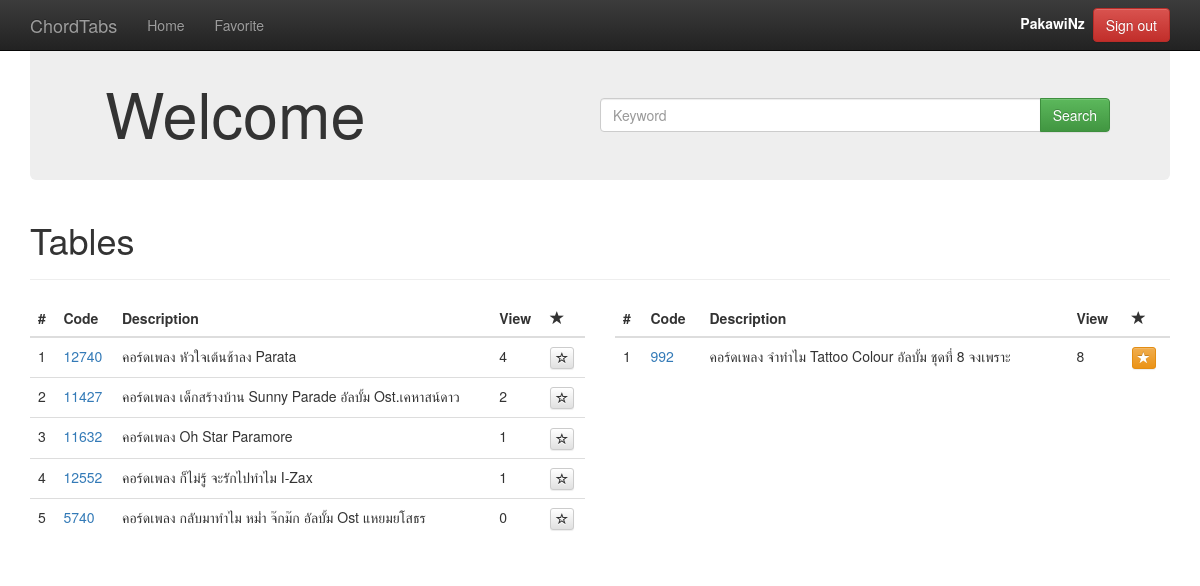
Screenshot of / (signed in) with the database file from the repository.
### viewer/models.py (models this page shows)
class User(models.Model):
	id = models.AutoField(primary_key=True)
	username = models.EmailField(unique=True,max_length=50)
	password = models.CharField(max_length=50)
	displayname = models.CharField(max_length=50)

class Song(models.Model):
	id = models.AutoField(primary_key=True)
	code = models.IntegerField(unique=True,default=0)
	name = models.TextField(default="")
	artist = models.ForeignKey('Artist',default=None,null=True)
	album = models.ForeignKey('Album',default=None,null=True)
	description = models.TextField(default="")
	chord = models.ImageField(default="")
	viewed = models.ManyToManyField('User', through='View')

### viewer/views.py (the view)
# urls.py: url(r'^$', views.homepage),
def homepage(request):
	user = get_user(request)
	if user :
		views = View.objects.filter(user=user).order_by('-count','song__description')
		views = list(views.values('song__code','song__description','count','isFavorite')[:10])
		result = []
		for view in views :
			song = {}
			song['code'] = view['song__code']
			song['description'] = view['song__description']
			song['view'] = view['count']
			song['favorite'] = view['isFavorite']
			result.append(song)
		context = get_context(request)
		context['mostviews'] = filter(lambda x: x['favorite'] == False ,result)
		context['recentviews'] = filter(lambda x: x['favorite'] == True ,result)
	else :
		context = get_context(request)
	return render(request,"index.html",context)

### viewer/views.py (called while the page is built)
def get_user(request):
	try :
		return User.objects.get(id=request.session['user'])
	except :
		return None

def get_context(request):
	context = {}
	context['user'] = User.objects.filter(pk=request.session.get('user')).first()
	return context

### templates/index.html
{% extends "base.html" %}
{% block "body" %}
  <div class="page-header">
    <h1>Tables</h1>
  </div>
  <div class="row">
    <div class="col-md-6">
      {% include 'song_list.html' with songs=mostviews %}
    </div>
    <div class="col-md-6">
      {% include 'song_list.html' with songs=recentviews %}
    </div>
  </div>
{% endblock %}

### templates/base.html (shortened to what this page needs)
<!DOCTYPE html>
<html>
<head>
	<link rel="stylesheet" href="/static/css/bootstrap.min.css">
	<link rel="stylesheet" href="/static/css/bootstrap-theme.min.css">
</head>
<body>
    <nav class="navbar navbar-inverse navbar-fixed-top">
      <div class="container">
        <div class="navbar-header">
          <a class="navbar-brand" href="#">ChordTabs</a>
        </div>
        <div id="navbar" class="navbar-collapse collapse">
          <ul class="nav navbar-nav">
            <li><a href="/">Home</a></li>
            <li><a href="/favorite">Favorite</a></li>
          </ul>
          {% if not user %}
          <form class="navbar-form navbar-right" method="POST" action="/login/">
            {% csrf_token %}
            <div class="form-group">
              <input type="text" placeholder="Email" name="username" class="form-control">
            </div>
            <div class="form-group">
              <input type="password" placeholder="Password" name="password" class="form-control">
            </div>
            <button type="submit" class="btn btn-success">Sign in</button>
          </form>
          {% else %}
          <form class="navbar-form navbar-right" method="POST" action="/logout/">
            <label class="" style="color:white;">
              {{ user.displayname }}&nbsp;
            </label>
            <button type="submit" class="btn btn-danger">Sign out</button>
          </form>
          {% endif %}
        </div>
      </div>
    </nav>
    <div class="container theme-showcase" role="main">
      <div class="jumbotron">
        <form class="" method="GET" action="/search/">
          <div class="col-md-6" style="padding-top: 10px;">
            <h1>Welcome</h1>
          </div>
          <div class="input-group col-md-6" style="padding-top: 50px;">
            <input type="text" name="keyword" placeholder="Keyword" class="form-control">
            <span class="input-group-btn">
              <button type="submit" class="btn btn-success">Search</button>
            </span>
          </div>
        </form>
      </div>
{% block "body" %}
{% endblock %}
    </div>
</body>
</html>

### templates/song_list.html
<table class="table">
  <thead>
    <tr>
      <th>#</th>
      <th>Code</th>
      <th>Description</th>
      <th>View</th>
      <th><span class="glyphicon glyphicon-star"></span></th>
    </tr>
  </thead>
  <tbody>
    {% for song in songs %}
    <tr>
      <td>{{ forloop.counter }}</td>
      <td><a href="/view_chord/{{song.code}}/">{{ song.code }}</a></td>
      <td>{{ song.description }}</td>
      <td>{{ song.view }}</td>
      {% if not song.favorite %}
      <td>
        <a class="btn btn-xs btn-default" href="/set_favorite/{{song.code}}/">
          <span class="glyphicon glyphicon-star-empty"></span>
        </a>
      </td>
      {% else %}
      <td>
        <a class="btn btn-xs btn-warning" href="/unset_favorite/{{song.code}}/">
          <span class="glyphicon glyphicon-star"></span>
        </a>
      </td>
      {% endif %}
    </tr>
    {% endfor %}
  </tbody>
</table>

### rows the page displays
User: displayname "PakawiNz"
Song: code "12740", description "คอร์ดเพลง หัวใจเต้นช้าลง Parata", view "4"
Song: code "12552", description "คอร์ดเพลง ก็ไม่รู้ จะรักไปทำไม I-Zax", view "1"

### other values shown
{{ song.code }} "11427" "11632" "5740" "992"
{{ song.description }} "คอร์ดเพลง เด็กสร้างบ้าน Sunny Parade อัลบั้ม Ost.เคหาสน์ดาว" "คอร์ดเพลง Oh Star Paramore" "คอร์ดเพลง กลับมาทำไม หม่ำ จ๊กม๊ก อัลบั้ม Ost แหยมยโสธร" "คอร์ดเพลง จำทำไม Tattoo Colour อัลบั้ม ชุดที่ 8 จงเพราะ"
{{ song.view }} "2" "1" "0" "8"
